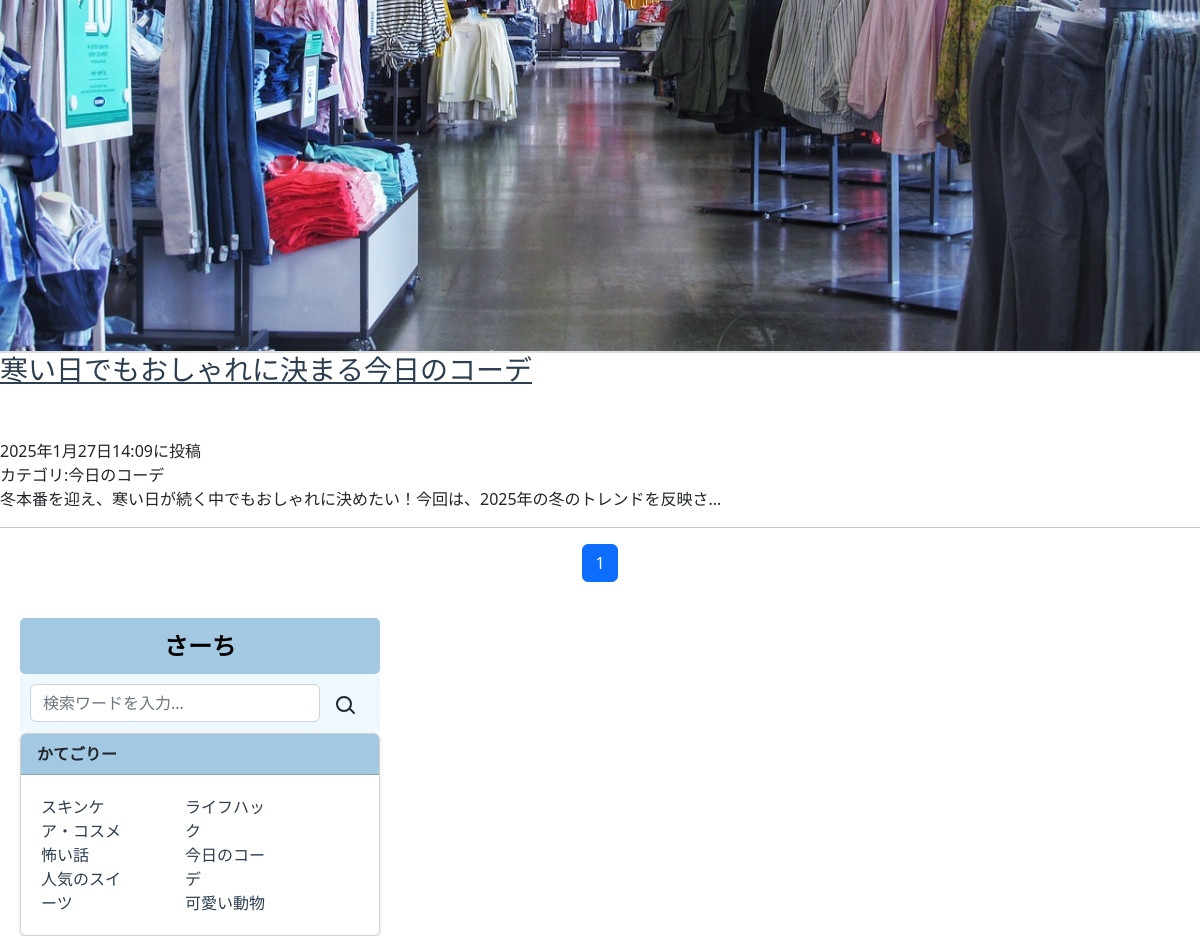
Page /coordination_list/ (middle part) on the earlier database version.
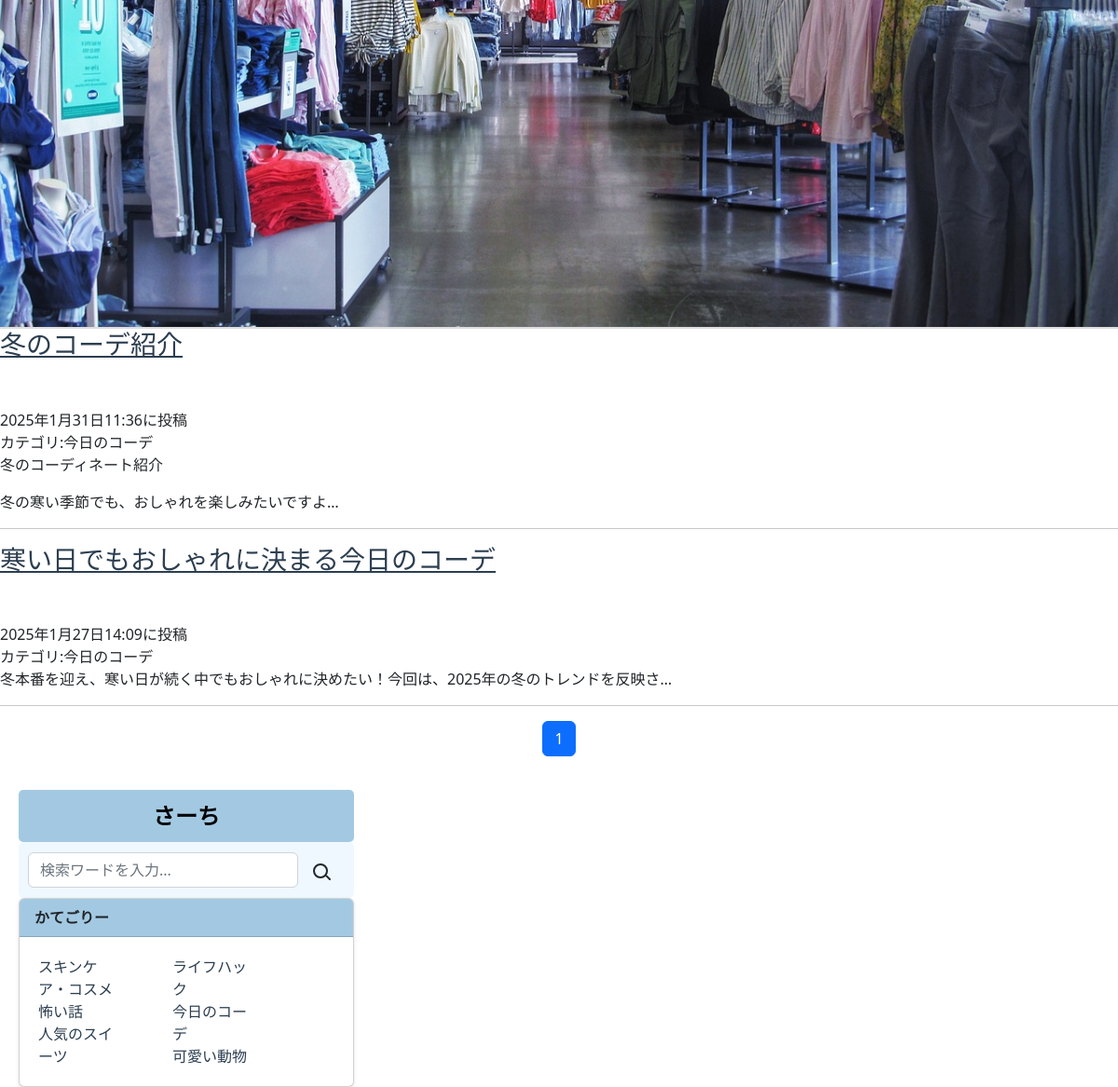
Same page on the later database version.
### newsapp2/models.py (models this page shows, shortened)
class NewsPost(models.Model):
    CATEGORY = (('スキンケア・コスメ','肌を愛でる毎日。注目のスキンケアとコスメをチェック'),
                ('怖い話','ゾクッとする恐怖体験、あなたの心を震わせる怪談'),
                ('人気のスイーツ','甘い幸せ、今食べたい人気スイーツをチェック！'),
                ('ライフハック','生活をもっと快適に！知って得するライフハック集'),
                ('今日のコーデ','今日のコーデで決まる！毎日のスタイルアイデア'),
                ('可愛い動物','癒される瞬間、可愛い動物たちの癒し動画＆写真')
                )
    title = models.CharField(
        max_length=100,
        verbose_name='タイトル')
    content = models.TextField(verbose_name='本文')
    posted_at = models.DateTimeField(
        auto_now_add=True,
        verbose_name='投稿日時')
    category = models.CharField(
        max_length=50,
        choices=CATEGORY,
        verbose_name='カテゴリ')
    likes = models.PositiveIntegerField(default=0)  # いいね数を保存するフィールド

### newsapp2/views.py (the view)
# urls.py: path('coordination_list/', views.CoordinationListView.as_view(), name='coordination_list'),
class CoordinationListView(ListView):
    template_name = 'coordination_list.html'
    model = NewsPost
    context_object_name = 'coordination_records'
    queryset = NewsPost.objects.filter(category='今日のコーデ').order_by('-posted_at')
    paginate_by=10

### newsapp2/templates/coordination_list.html (shortened to what this page needs)
{% extends 'base.html' %}
{% load static %}
{% block content %}
<header class="masthead"
style="background-image: url({% static 'assets/img/store.jpg' %})"></header>
    {% for record in coordination_records %}
    <a href="{% url 'newsapp2:news_detail' record.pk %}">
        <div class="title">
            <h3><a href="{% url 'newsapp2:news_detail' record.pk %}">{{record.title}}</a></h3>
        </div>
        <br>
        <div class="time">{{record.posted_at}}に投稿</div>
        <div class="category">カテゴリ:{{record.category}}</div>
        <div class="content">{{record.content|truncatechars:50|safe}}</div>
        <hr>
    {% endfor %}
{% include 'pagination.html' %}
{% endblock %}

### newsapp2/templates/base.html (shortened to what this page needs)
{% load static %}
<!DOCTYPE html>
<html lang="en">
    <head>
        <link href="{% static 'css/styles.css' %}" rel="stylesheet" />
    </head>
    <body>
                    {% block content %}{% endblock %}
                <div class="col-lg-4">
<div class="search-header">さーち</div>
<div class="card-body">
    <div class="input-group">
        <form method="get" action="{% url 'newsapp2:search_results' %}"  style="display: flex; width: 100%; align-items: center;">
            <input class="form-control search-input" type="text" name="query" placeholder="検索ワードを入力..." aria-label="Enter search term..." />
            <button class="btn btn-search" type="submit">
                <svg xmlns="http://www.w3.org/2000/svg" width="24" height="24" fill="none" stroke="currentColor" viewBox="0 0 24 24" stroke-width="2" class="h-6 w-6">
                    <path stroke-linecap="round" stroke-linejoin="round" d="M11 5a7 7 0 1 1-7 7 7 7 0 0 1 7-7zM21 21l-4.35-4.35"></path>
                </svg>
            </button>
        </form>
    </div>
</div>
                    <div class="card mb-4">
                        <div class="card-header">かてごりー</div>
                        <div class="card-body">
                            <div class="row">
                                <div class="col-sm-4">
                                    <ul class="list-unstyled mb-0">
                                        <li><a href="{% url 'newsapp2:skincare_list' %}">スキンケア・コスメ</a></li>
                                        <li><a href="{% url 'newsapp2:horror_list' %}">怖い話</a></li>
                                        <li><a href="{% url 'newsapp2:sweets_list' %}">人気のスイーツ</a></li>
                                    </ul>
                                </div>
                                <div class="col-sm-4">
                                    <ul class="list-unstyled mb-0">
                                        <li><a href="{% url 'newsapp2:lifehack_list' %}">ライフハック</a></li>
                                        <li><a href="{% url 'newsapp2:coordination_list' %}">今日のコーデ</a></li>
                                        <li><a href="{% url 'newsapp2:zoo_list' %}">可愛い動物</a></li>
                                    </ul>
                                </div>
                            </div>
                        </div>
                    </div>
                </div>
    </body>
</html>

### newsapp2/templates/pagination.html (shortened to what this page needs)
<ul class="pagination"
style="justify-content: center;">
    {% for num in page_obj.paginator.page_range %}
    {% if page_obj.number == num %}
    <li class="page-item active">
        <span class="page-link">{{ num }}</span>
        </li>
        {% else %}
        <li class="page-item">
            <a class="page-link"
            href="?page={{ num }}">{{ num }}</a>
        </li>
        {% endif %}
        {% endfor %}
</ul>

Differences in the rows shown:
added NewsPost: title "冬のコーデ紹介", posted_at "2025年1月31日11:36", category "今日のコーデ", content "冬のコーディネート紹介 冬の寒い季節でも、おしゃれを楽しみたいですよ…"
